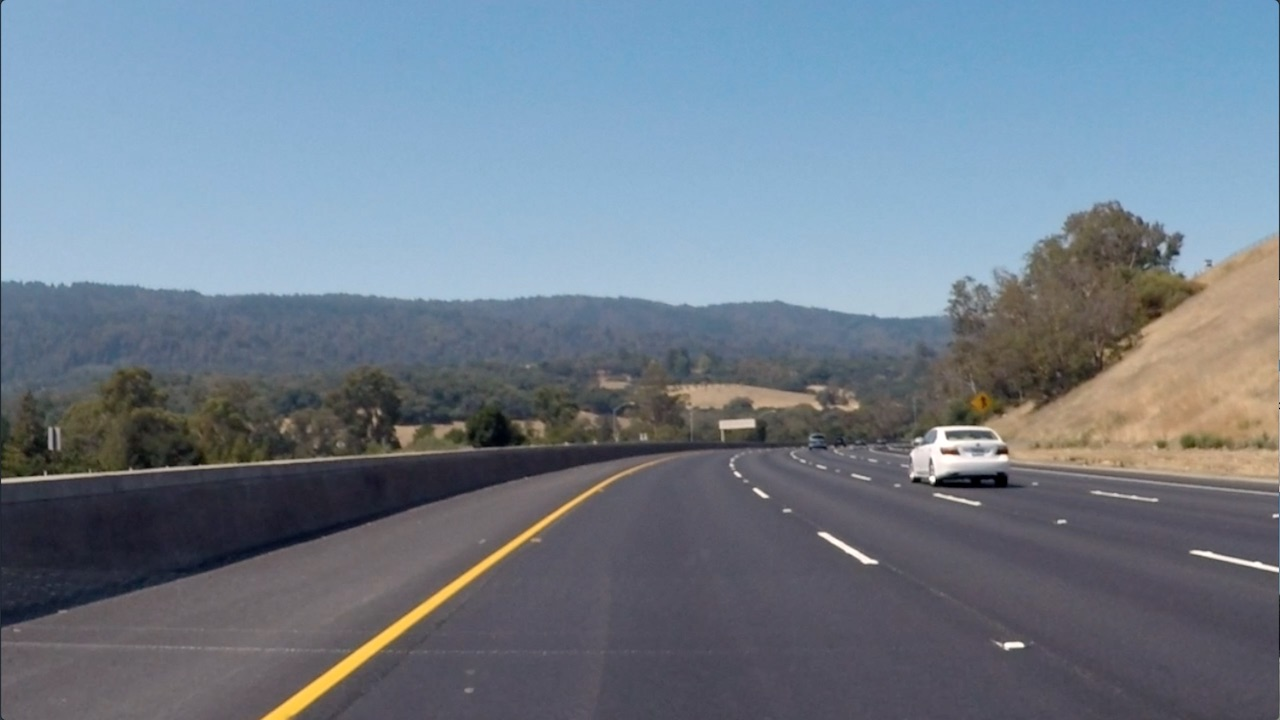
#> input picture CarND-udacity/term1/sobel_before.jpg, 1280 x 720 px
$ jupyter execute 'Advanced Lane Finding - Thresholds.ipynb'   (older library calls are emulated)
#> lines starting #> are read from the running program, lines starting #| are printed output that depends on the picture; after the words box and inside, x2 and y2 are one past the last pixel; in counts of white or black regions, pixels touching at a corner belong together
### Sobel Operator

[cell 1]
import numpy as np
import cv2
import matplotlib.pyplot as plt
import matplotlib.image as mpimg
import pickle


# Read in an image and grayscale it
image = mpimg.imread('sobel_before.jpg')
#> image is the input picture: shape (720, 1280, 3); mean R, G, B 112.1, 125, 138.7

# Note: calling your function with orient='x', thresh_min=5, thresh_max=100
def abs_sobel_thresh(img, sobel_kernel=3, orient='x', thresh=(0, 255)):

    # 1) Convert to grayscale
    # 2) Take the derivative in x or y given orient = 'x' or 'y'
    # 3) Take the absolute value of the derivative or gradient
    # 4) Scale to 8-bit (0 - 255) then convert to type = np.uint8
    # 5) Create a mask of 1's where the scaled gradient magnitude
            # is > thresh_min and < thresh_max
    # 6) Return this mask as your binary_output image

#> called with sobel_kernel = 3, orient = 'y', thresh = (20, 100)
    gray=cv2.cvtColor(img, cv2.COLOR_BGR2GRAY)
    # Use cv2.COLOR_RGB2GRAY if you've read in an image using mpimg.imread().
    # Use cv2.COLOR_BGR2GRAY if you've read in an image using cv2.imread().
    if orient=='x':
        sobel=np.absolute(cv2.Sobel(gray, cv2.CV_64F, 1, 0, ksize=sobel_kernel)) # (the 1, 0 at the end denotes x direction)
    elif orient=='y':
        sobel=np.absolute(cv2.Sobel(gray, cv2.CV_64F, 0, 1, ksize=sobel_kernel))

    # Note: It's not entirely necessary to convert to 8-bit (range from 0 to 255) but in practice,
    # it can be useful in the event that you've written a function to apply a particular threshold,
    # and you want it to work the same on input images of different scales, like jpg vs. png.
    # You could just as well choose a different standard range of values, like 0 to 1 etc.

    abssobel=np.uint8(255*sobel/np.max(sobel))
    mask=np.zeros_like(abssobel)
    mask[(abssobel>=thresh[0])&(abssobel<=thresh[1])]=1
    return mask

# Run the function
grad_binary = abs_sobel_thresh(image, orient='y', thresh=(20, 100))
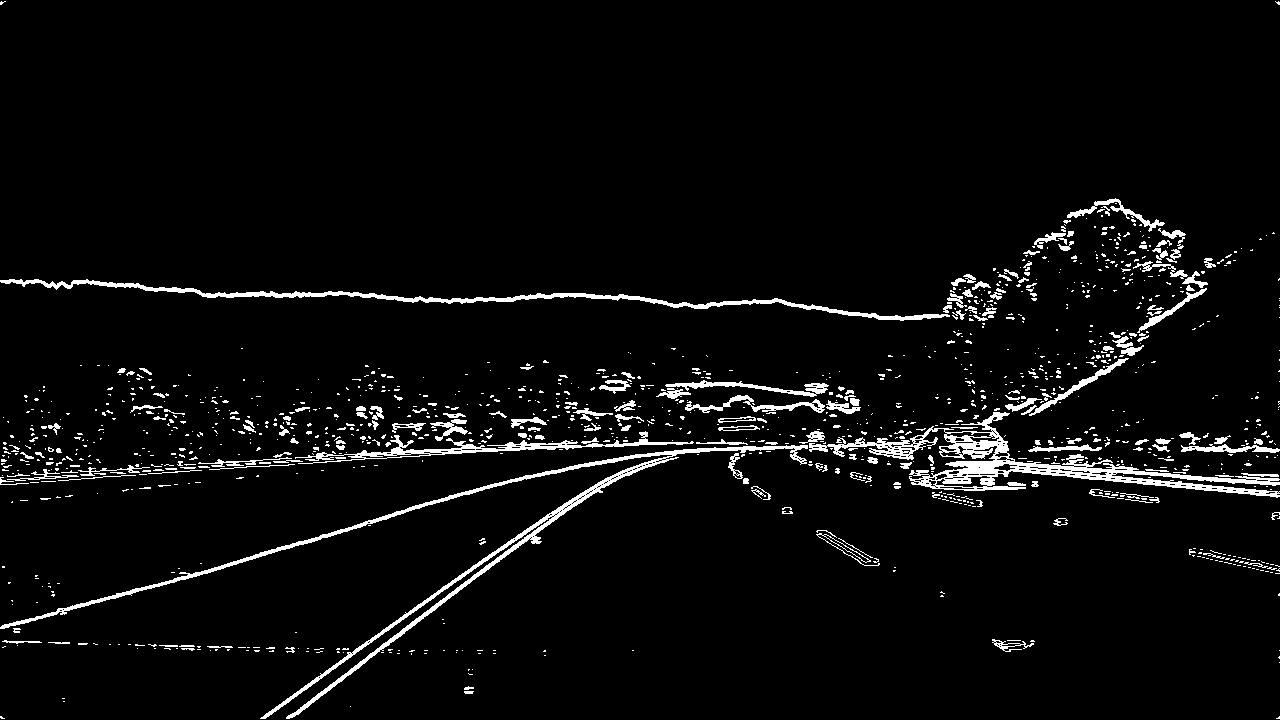
#> grad_binary: shape (720, 1280); values 0 (black) and 1 (white), 4.3% white; 1243 white regions (1046 under 20 px), largest, box (x1, y1, x2, y2) and area: (809, 412, 1280, 498) 7043, (0, 445, 808, 719) 6914, (0, 279, 950, 321) 3935
# Plot the result
f, (ax1, ax2) = plt.subplots(1, 2, figsize=(24, 9))
f.tight_layout()
ax1.imshow(image)
ax1.set_title('Original Image', fontsize=50)
ax2.imshow(grad_binary, cmap='gray')
ax2.set_title('Thresholded Gradient', fontsize=50)
plt.subplots_adjust(left=0., right=1, top=0.9, bottom=0.)

### Magnitude of the Gradient

[cell 2]
# Read in an image
image = mpimg.imread('sobel_before.jpg')

def mag_thresh(img, sobel_kernel=3, mag_thresh=(0, 255)):

    # Apply the following steps to img
    # 1) Convert to grayscale
    # 2) Take the gradient in x and y separately
    # 3) Calculate the magnitude
    # 4) Scale to 8-bit (0 - 255) and convert to type = np.uint8
    # 5) Create a binary mask where mag thresholds are met
    # 6) Return this mask as your binary_output image
#> called with sobel_kernel = 9, mag_thresh = (30, 100)
    gray=cv2.cvtColor(img, cv2.COLOR_BGR2GRAY)
    sobelx=cv2.Sobel(gray, cv2.CV_64F, 1, 0, ksize=sobel_kernel)
    sobely=cv2.Sobel(gray, cv2.CV_64F, 0, 1, ksize=sobel_kernel)
    abs_sobelxy=np.sqrt(sobelx**2+sobely**2)
    scale_sobel=np.uint8(255*abs_sobelxy/np.max(abs_sobelxy))
    binary_output=np.zeros_like(scale_sobel)
    binary_output[(scale_sobel<=mag_thresh[1])&(scale_sobel>=mag_thresh[0])]=1# Remove this line
    return binary_output

# Run the function
mag_binary = mag_thresh(image, sobel_kernel=9, mag_thresh=(30, 100))
#> mag_binary: shape (720, 1280); values 0 (black) and 1 (white), 4.8% white; 342 white regions (235 under 20 px), largest, box (x1, y1, x2, y2) and area: (0, 198, 1280, 632) 15678, (0, 0, 1007, 402) 6704, (0, 411, 581, 486) 4628
# Plot the result
f, (ax1, ax2) = plt.subplots(1, 2, figsize=(24, 9))
f.tight_layout()
ax1.imshow(image)
ax1.set_title('Original Image', fontsize=50)
ax2.imshow(mag_binary, cmap='gray')
ax2.set_title('Thresholded Magnitude', fontsize=50)
plt.subplots_adjust(left=0., right=1, top=0.9, bottom=0.)

### Direction of the Gradient

[cell 3]
# Read in an image
image = mpimg.imread('sobel_before.jpg')

def dir_thresh(img, sobel_kernel=3, dir_thresh=(0, np.pi/2)):

    # Apply the following steps to img
    # 1) Convert to grayscale
    # 2) Take the gradient in x and y separately
    # 3) Calculate the magnitude
    # 4) Scale to 8-bit (0 - 255) and convert to type = np.uint8
    # 5) Create a binary mask where mag thresholds are met
    # 6) Return this mask as your binary_output image
#> called with sobel_kernel = 15, dir_thresh = (0.7, 1.3)
    gray=cv2.cvtColor(img, cv2.COLOR_RGB2GRAY)
    sobelx=cv2.Sobel(gray, cv2.CV_64F, 1, 0, ksize=sobel_kernel)
    sobely=cv2.Sobel(gray, cv2.CV_64F, 0, 1, ksize=sobel_kernel)
    theta=np.arctan2(sobelx, sobely)
    binary_output=np.zeros_like(theta)
    binary_output[(theta<=dir_thresh[1])&(theta>=dir_thresh[0])]=1# Remove this line
    return binary_output

# Run the function
dir_binary = dir_thresh(image, sobel_kernel=15, dir_thresh=(0.7, 1.3))
#> dir_binary: shape (720, 1280) float64; values 0 (black) and 1 (white), 7.9% white in thin lines or dots
# Plot the result
f, (ax1, ax2) = plt.subplots(1, 2, figsize=(24, 9))
f.tight_layout()
ax1.imshow(image)
ax1.set_title('Original Image', fontsize=50)
ax2.imshow(dir_binary, cmap='gray')
ax2.set_title('Thresholded Direction', fontsize=50)
plt.subplots_adjust(left=0., right=1, top=0.9, bottom=0.)

### Combining Thresholds

[cell 4]
image = mpimg.imread('sobel_before.jpg')
ksize = 3 # Choose a larger odd number to smooth gradient measurements

# Apply each of the thresholding functions
gradx = abs_sobel_thresh(image, orient='x', sobel_kernel=ksize, thresh=(20, 100))
#> gradx: shape (720, 1280); values 0 (black) and 1 (white), 1.8% white in thin lines or dots
grady = abs_sobel_thresh(image, orient='y', sobel_kernel=ksize, thresh=(20, 100))
mag_binary = mag_thresh(image, sobel_kernel=ksize, mag_thresh=(30, 100))
#> mag_binary: shape (720, 1280); values 0 (black) and 1 (white), 3.1% white in thin lines or dots
dir_binary = dir_thresh(image, sobel_kernel=ksize, dir_thresh=(0.7, 1.3))
#> dir_binary: shape (720, 1280) float64; values 0 (black) and 1 (white), 9% white in thin lines or dots

combined = np.zeros_like(dir_binary)
combined[((gradx == 1) & (grady == 1)) | ((mag_binary == 1) & (dir_binary == 1))] = 1

f, (ax1, ax2) = plt.subplots(1, 2, figsize=(24, 9))
f.tight_layout()
ax1.imshow(image)
ax1.set_title('Original Image', fontsize=50)
ax2.imshow(combined, cmap='gray')
ax2.set_title('Thresholded Combined', fontsize=50)
plt.subplots_adjust(left=0., right=1, top=0.9, bottom=0.)

### HLS Color Threshold

[cell 5]
import numpy as np
import cv2
import matplotlib.pyplot as plt
import matplotlib.image as mpimg


# Read in an image and grayscale it
image = mpimg.imread('HLS Color Threshold.jpg')
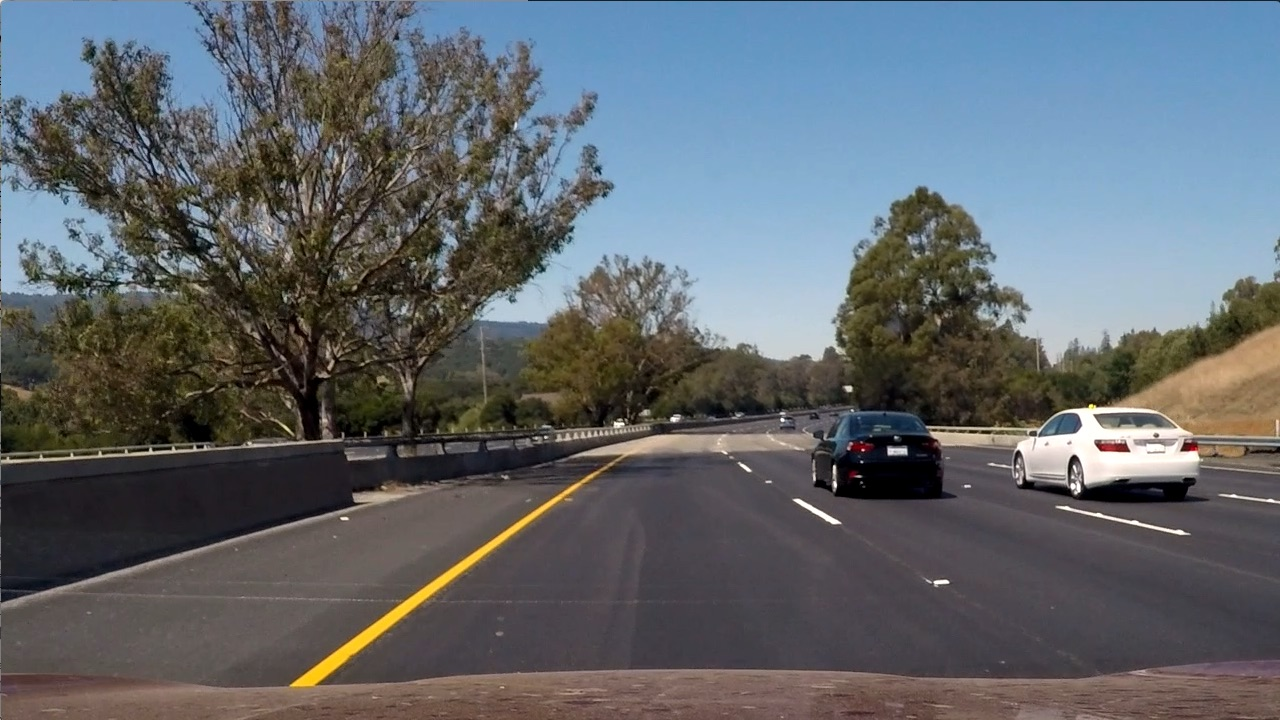
#> input picture CarND-udacity/term1/HLS Color Threshold.jpg, 1280 x 720 px
#> image is the input picture: shape (720, 1280, 3); mean R, G, B 97, 102.6, 107.9

# Note: calling your function with orient='x', thresh_min=5, thresh_max=100
def hls_thresh(img, thresh=(0, 255)):


#> called with thresh = (100, 255)
    hls=cv2.cvtColor(img, cv2.COLOR_RGB2HLS)
#> hls: shape (720, 1280, 3); mean of channels 0, 1, 2 76.7, 102.2, 57.5
    L=hls[:,:,1]
    S=hls[:,:,2]
    lbinary_output=np.zeros_like(L)
    sbinary_output=np.zeros_like(S)
    lbinary_output[(L<255) & (L>120)]=1
    sbinary_output[(S<=thresh[1]) & (S>thresh[0])]=1
    binary_output = np.zeros_like(L)
    binary_output[(lbinary_output == 1) & (sbinary_output == 1)] = 1
    return sbinary_output, lbinary_output, binary_output

# Run the function
s_binary, l_binary, hls_binary = hls_thresh(image, thresh=(100, 255))
#> s_binary: shape (720, 1280); values 0 (black) and 1 (white), 26.4% white; 1944 white regions (1711 under 20 px), largest, box (x1, y1, x2, y2) and area: (425, 0, 1280, 288) 175404, (2, 2, 219, 105) 12940, (289, 466, 608, 689) 5103
#> l_binary: shape (720, 1280); values 0 (black) and 1 (white), 35.1% white; 1473 white regions (1232 under 20 px), largest, box (x1, y1, x2, y2) and area: (201, 0, 1280, 367) 234667, (0, 0, 245, 159) 20479, (926, 326, 1280, 495) 18249
#> hls_binary: shape (720, 1280); values 0 (black) and 1 (white), 21.7% white; 166 white regions (143 under 20 px), largest, box (x1, y1, x2, y2) and area: (425, 2, 1280, 288) 174650, (2, 2, 219, 105) 12940, (1034, 404, 1200, 483) 4677
# Plot the result
f, axes = plt.subplots(2, 2,  figsize=(45, 20))
f.tight_layout()
axes[0,0].imshow(image)
axes[0,0].set_title('Original Image', fontsize=50)
axes[0,1].imshow(s_binary, cmap='gray')
axes[0,1].set_title('S Color Threshold', fontsize=50)
axes[1,0].imshow(l_binary, cmap='gray')
axes[1,0].set_title('L Color Threshold', fontsize=50)
axes[1,1].imshow(hls_binary, cmap='gray')
axes[1,1].set_title('HLS Color Threshold', fontsize=50)
plt.subplots_adjust(left=0., right=1, top=0.9, bottom=0.)

### Color and Gradient

[cell 6]
img = cv2.imread('HLS Color Threshold.jpg')
hls = cv2.cvtColor(img, cv2.COLOR_BGR2HLS)
s_channel = hls[:,:,2]

# Grayscale image
# NOTE: we already saw that standard grayscaling lost color information for the lane lines
# Explore gradients in other colors spaces / color channels to see what might work better
gray = cv2.cvtColor(img, cv2.COLOR_BGR2GRAY)

# Sobel x
sobelx = cv2.Sobel(gray, cv2.CV_64F, 1, 0) # Take the derivative in x
abs_sobelx = np.absolute(sobelx) # Absolute x derivative to accentuate lines away from horizontal
scaled_sobel = np.uint8(255*abs_sobelx/np.max(abs_sobelx))

# Threshold x gradient
thresh_min = 20
thresh_max = 100
sxbinary = np.zeros_like(scaled_sobel)
sxbinary[(scaled_sobel >= thresh_min) & (scaled_sobel <= thresh_max)] = 1

# Threshold color channel
s_thresh_min = 170
s_thresh_max = 255
s_binary = np.zeros_like(s_channel)
s_binary[(s_channel >= s_thresh_min) & (s_channel <= s_thresh_max)] = 1

# Stack each channel to view their individual contributions in green and blue respectively
# This returns a stack of the two binary images, whose components you can see as different colors
color_binary = np.dstack(( np.zeros_like(sxbinary), sxbinary, s_binary)) * 255

# Combine the two binary thresholds
combined_binary = np.zeros_like(sxbinary)
combined_binary[(s_binary == 1) | (sxbinary == 1)] = 1

# Plotting thresholded images
f, (ax1, ax2) = plt.subplots(1, 2, figsize=(20,10))
ax1.set_title('Stacked thresholds')
ax1.imshow(color_binary)

ax2.set_title('Combined S channel and gradient thresholds')
ax2.imshow(combined_binary, cmap='gray')
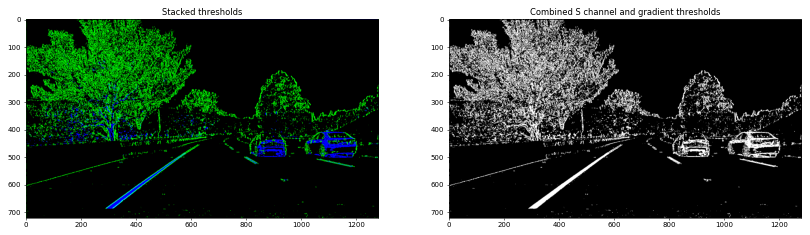
#> figure drawn by matplotlib, 2 panels

[cell 7]
def luv_lab_filter(img, l_thresh=(195, 255), b_thresh=(140, 200), plot=False):

#> called with l_thresh = (215, 255), b_thresh = (145, 200), plot = False
    l = cv2.cvtColor(img, cv2.COLOR_RGB2LUV)[:, :, 0]
    l_bin = np.zeros_like(l)
    l_bin[(l >= l_thresh[0]) & (l <= l_thresh[1])] = 1

    b = cv2.cvtColor(img, cv2.COLOR_RGB2Lab)[:, :, 2]
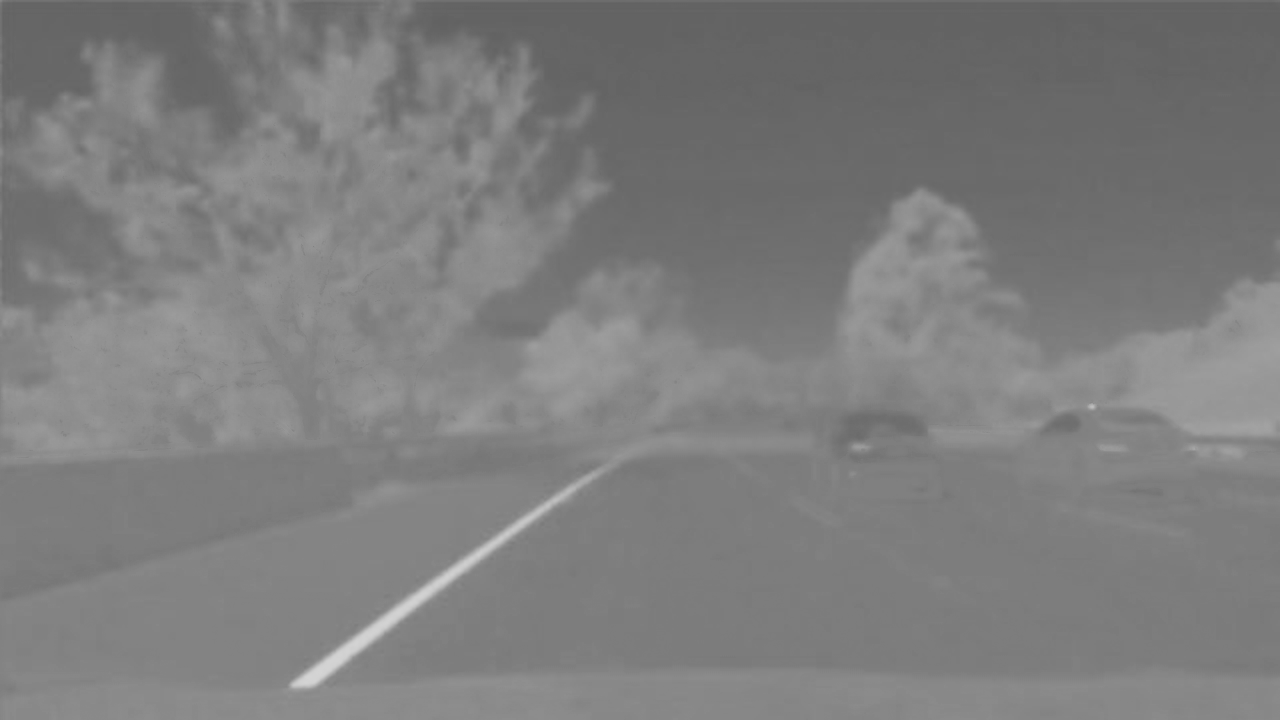
#> b: shape (720, 1280); min 97, max 213, mean 125.1
    b_bin = np.zeros_like(b)
    b_bin[(b >= b_thresh[0]) & (b <= b_thresh[1])] = 1

    color_binary = np.dstack(( np.zeros_like(l_bin), l_bin, b_bin)) * 255

    combine = np.zeros_like(l)
    combine[(l_bin == 1) | (b_bin == 1)] = 1

    return color_binary, combine

[cell 8]
color_binary,combined_binary = luv_lab_filter(image, l_thresh=(215, 255), b_thresh=(145, 200))
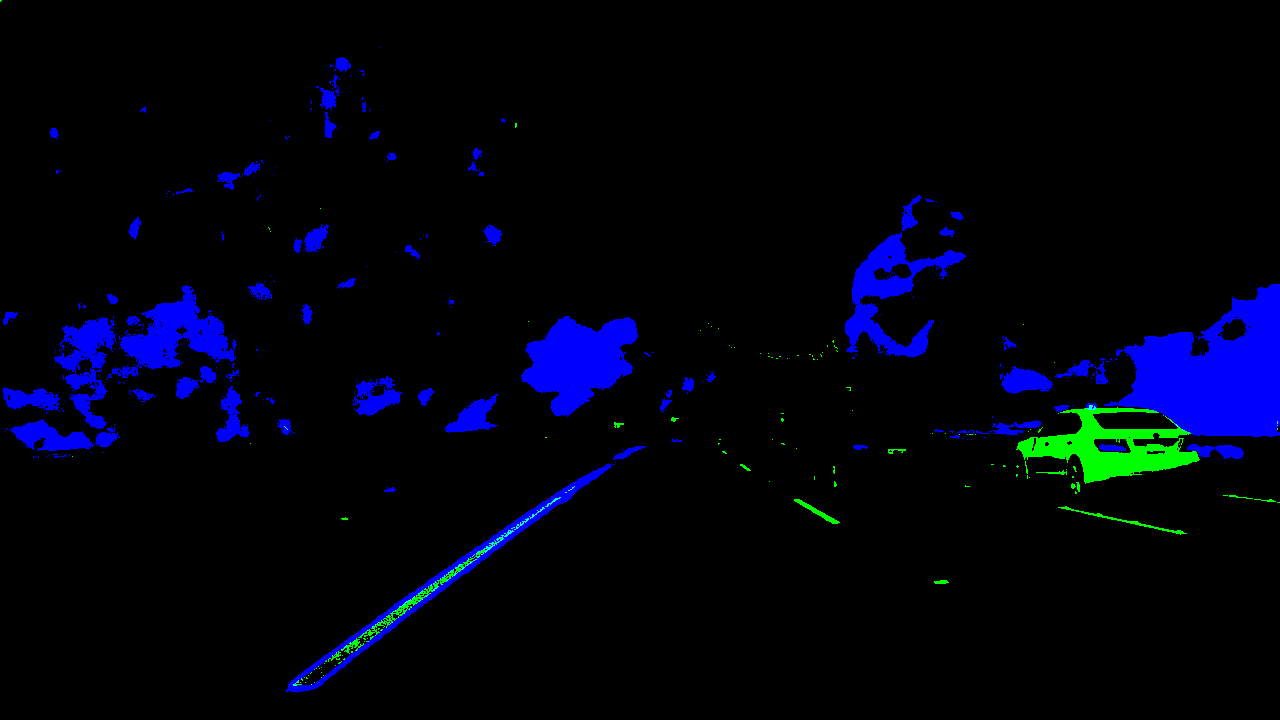
#> color_binary: shape (720, 1280, 3); mean R, G, B 0, 2.3, 14.8
